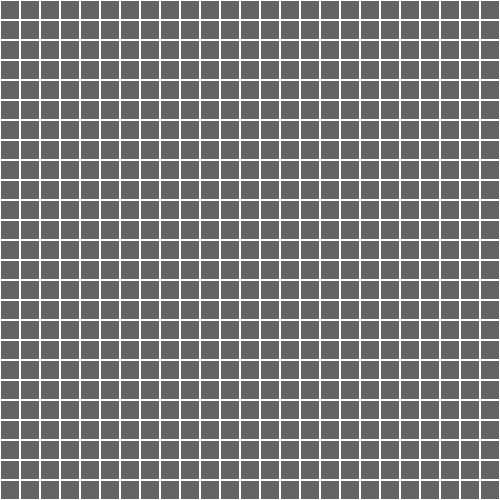
Frame 1 (no input)
Frame 60 (the mouse pressed at the canvas centre just before this capture): identical to frame 1, image omitted
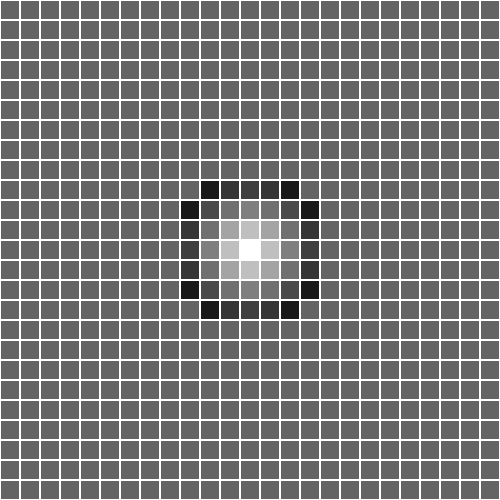
Frame 120 (the mouse held since frame 60 and released just before this capture)

The Processing sketch that drew these frames (run headless with seeded random() and noise(); from frame 60 on, the mouse is pressed at the canvas centre):

// Processing sketch: processing_161908
// ── processing_161908.pde

int parameter = 20;
int c = 0;
int i = 100;
int maxRadius = 4 * parameter;
 
void setup()
{
  size(500, 500);
  frameRate(40);
}
 
void draw()
{
  stroke(255);
  for (int x = 0; x < width; x += parameter) // draws the squares across
  {
      // Center of current x square
      float cx = x + parameter / 2;
    for (int y = 0; y < height; y += parameter) // draws the squares down
    {
      // Center of current y square
      float cy = y + parameter / 2;//30
      // Distance between mouse and current square
      float d = dist(mouseX, mouseY, cx, cy);        
      int c = 100; // Default to black
      if (d < maxRadius ) // If close enough of mousePressed location
      {
        // Compute a grayscale color proportional to distance
        c = int(255 * (1 - d / maxRadius));
       
      }
      fill(i); // Provide the color
      rect(x,y,parameter-1,parameter-1); // Color the rectangles
      
      if (mousePressed) {
      fill(c); // Change the color
      rect(x, y, parameter-1, parameter-1); // Re-color the rectangles
      }
    }
  }
}
